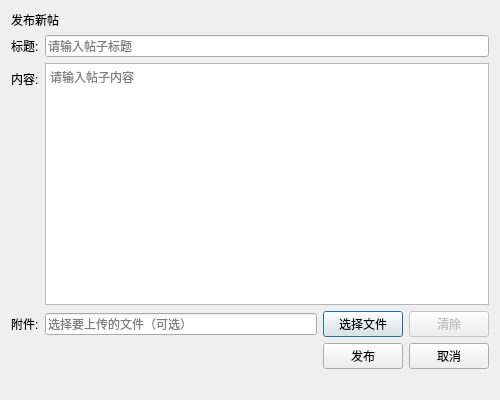
<?xml version="1.0" encoding="UTF-8"?>
<ui version="4.0">
 <class>CreatePost</class>
 <widget class="QDialog" name="CreatePost">
  <property name="geometry">
   <rect>
    <x>0</x>
    <y>0</y>
    <width>500</width>
    <height>400</height>
   </rect>
  </property>
  <property name="windowTitle">
   <string>发布新帖</string>
  </property>
  <layout class="QVBoxLayout" name="verticalLayout">
   <item>
    <widget class="QLabel" name="titleLabel">
     <property name="text">
      <string>发布新帖</string>
     </property>
    </widget>
   </item>
   <item>
    <layout class="QFormLayout" name="formLayout">
     <item row="0" column="0">
      <widget class="QLabel" name="postTitleLabel">
       <property name="text">
        <string>标题:</string>
       </property>
      </widget>
     </item>
     <item row="0" column="1">
      <widget class="QLineEdit" name="titleLineEdit">
       <property name="placeholderText">
        <string>请输入帖子标题</string>
       </property>
      </widget>
     </item>
     <item row="1" column="0">
      <widget class="QLabel" name="contentLabel">
       <property name="text">
        <string>内容:</string>
       </property>
      </widget>
     </item>
     <item row="1" column="1">
      <widget class="QTextEdit" name="contentTextEdit">
       <property name="placeholderText">
        <string>请输入帖子内容</string>
       </property>
      </widget>
     </item>
     <item row="2" column="0">
      <widget class="QLabel" name="fileLabel">
       <property name="text">
        <string>附件:</string>
       </property>
      </widget>
     </item>
     <item row="2" column="1">
      <layout class="QHBoxLayout" name="fileLayout">
       <item>
        <widget class="QLineEdit" name="filePathLineEdit">
         <property name="placeholderText">
          <string>选择要上传的文件（可选）</string>
         </property>
         <property name="readOnly">
          <bool>true</bool>
         </property>
        </widget>
       </item>
       <item>
        <widget class="QPushButton" name="selectFileButton">
         <property name="text">
          <string>选择文件</string>
         </property>
        </widget>
       </item>
       <item>
        <widget class="QPushButton" name="clearFileButton">
         <property name="text">
          <string>清除</string>
         </property>
         <property name="enabled">
          <bool>false</bool>
         </property>
        </widget>
       </item>
      </layout>
     </item>
    </layout>
   </item>
   <item>
    <layout class="QHBoxLayout" name="buttonLayout">
     <item>
      <spacer name="horizontalSpacer">
       <property name="orientation">
        <enum>Qt::Horizontal</enum>
       </property>
       <property name="sizeHint" stdset="0">
        <size>
         <width>40</width>
         <height>20</height>
        </size>
       </property>
      </spacer>
     </item>
     <item>
      <widget class="QPushButton" name="createButton">
       <property name="text">
        <string>发布</string>
       </property>
      </widget>
     </item>
     <item>
      <widget class="QPushButton" name="cancelButton">
       <property name="text">
        <string>取消</string>
       </property>
      </widget>
     </item>
    </layout>
   </item>
   <item>
    <widget class="QLabel" name="statusLabel">
     <property name="text">
      <string></string>
     </property>
    </widget>
   </item>
  </layout>
 </widget>
 <resources/>
 <connections/>
</ui>
